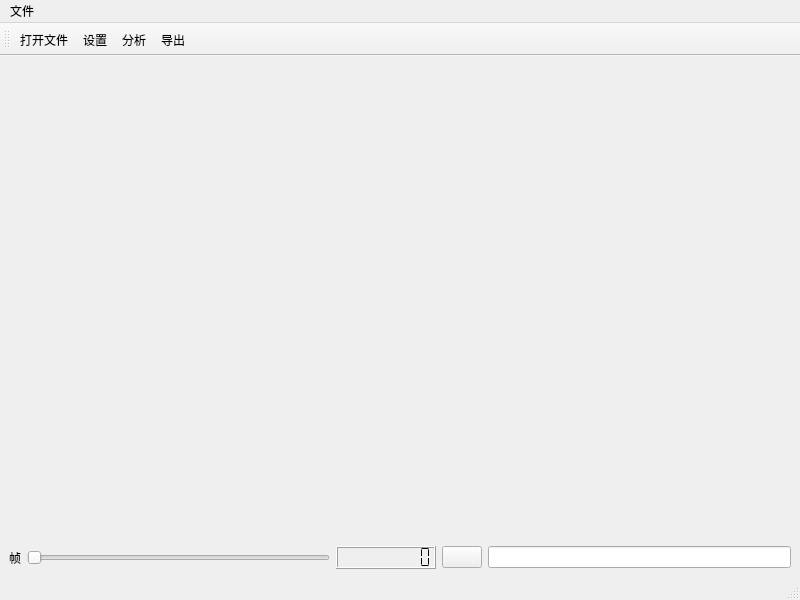
<?xml version="1.0" encoding="UTF-8"?>
<ui version="4.0">
 <class>main_window</class>
 <widget class="QMainWindow" name="main_window">
  <property name="geometry">
   <rect>
    <x>0</x>
    <y>0</y>
    <width>800</width>
    <height>600</height>
   </rect>
  </property>
  <property name="windowTitle">
   <string>MainWindow</string>
  </property>
  <widget class="QWidget" name="central_widget">
   <layout class="QVBoxLayout" name="centralLayout" stretch="0,1,0">
    <item>
     <layout class="QHBoxLayout" name="hbl_top">
      <item>
       <widget class="QLabel" name="lb_file_path">
        <property name="text">
         <string/>
        </property>
       </widget>
      </item>
     </layout>
    </item>
    <item>
     <layout class="QHBoxLayout" name="hbl_video"/>
    </item>
    <item>
     <layout class="QHBoxLayout" name="hbl_control" stretch="0,0,0,0,0">
      <property name="sizeConstraint">
       <enum>QLayout::SizeConstraint::SetDefaultConstraint</enum>
      </property>
      <item>
       <widget class="QLabel" name="lb_frame">
        <property name="text">
         <string>帧</string>
        </property>
       </widget>
      </item>
      <item>
       <widget class="QSlider" name="sl_frame">
        <property name="maximum">
         <number>0</number>
        </property>
        <property name="orientation">
         <enum>Qt::Orientation::Horizontal</enum>
        </property>
        <property name="tickPosition">
         <enum>QSlider::TickPosition::NoTicks</enum>
        </property>
       </widget>
      </item>
      <item>
       <widget class="QLCDNumber" name="lcd_frame">
        <property name="digitCount">
         <number>9</number>
        </property>
        <property name="segmentStyle">
         <enum>QLCDNumber::SegmentStyle::Flat</enum>
        </property>
       </widget>
      </item>
      <item>
       <widget class="QPushButton" name="btn_play">
        <property name="text">
         <string/>
        </property>
        <property name="icon">
         <iconset resource="../../resources.qrc">
          <normaloff>:/icon/play</normaloff>:/icon/play</iconset>
        </property>
        <property name="iconSize">
         <size>
          <width>20</width>
          <height>20</height>
         </size>
        </property>
       </widget>
      </item>
      <item>
       <widget class="QLineEdit" name="le_filter"/>
      </item>
     </layout>
    </item>
   </layout>
  </widget>
  <widget class="QMenuBar" name="menu_bar">
   <property name="geometry">
    <rect>
     <x>0</x>
     <y>0</y>
     <width>800</width>
     <height>33</height>
    </rect>
   </property>
   <widget class="QMenu" name="menu">
    <property name="title">
     <string>文件</string>
    </property>
   </widget>
   <addaction name="menu"/>
  </widget>
  <widget class="QStatusBar" name="status_bar"/>
  <widget class="QToolBar" name="tool_bar">
   <property name="windowTitle">
    <string>toolBar</string>
   </property>
   <attribute name="toolBarArea">
    <enum>TopToolBarArea</enum>
   </attribute>
   <attribute name="toolBarBreak">
    <bool>false</bool>
   </attribute>
   <addaction name="act_open"/>
   <addaction name="act_setting"/>
   <addaction name="act_analyze"/>
   <addaction name="act_export"/>
  </widget>
  <action name="act_open">
   <property name="icon">
    <iconset resource="../../resources.qrc">
     <normaloff>:/icon/open_file</normaloff>:/icon/open_file</iconset>
   </property>
   <property name="text">
    <string>打开文件</string>
   </property>
   <property name="menuRole">
    <enum>QAction::MenuRole::NoRole</enum>
   </property>
  </action>
  <action name="act_analyze">
   <property name="icon">
    <iconset resource="../../resources.qrc">
     <normaloff>:/icon/analyze</normaloff>:/icon/analyze</iconset>
   </property>
   <property name="text">
    <string>分析</string>
   </property>
   <property name="toolTip">
    <string>分析</string>
   </property>
   <property name="menuRole">
    <enum>QAction::MenuRole::NoRole</enum>
   </property>
  </action>
  <action name="act_setting">
   <property name="icon">
    <iconset resource="../../resources.qrc">
     <normaloff>:/icon/settings</normaloff>:/icon/settings</iconset>
   </property>
   <property name="text">
    <string>设置</string>
   </property>
   <property name="toolTip">
    <string>设置</string>
   </property>
   <property name="menuRole">
    <enum>QAction::MenuRole::NoRole</enum>
   </property>
  </action>
  <action name="act_export">
   <property name="icon">
    <iconset resource="../../resources.qrc">
     <normaloff>:/icon/export</normaloff>:/icon/export</iconset>
   </property>
   <property name="text">
    <string>导出</string>
   </property>
   <property name="toolTip">
    <string>导出</string>
   </property>
   <property name="menuRole">
    <enum>QAction::MenuRole::NoRole</enum>
   </property>
  </action>
 </widget>
 <resources>
  <include location="../../resources.qrc"/>
 </resources>
 <connections/>
</ui>
